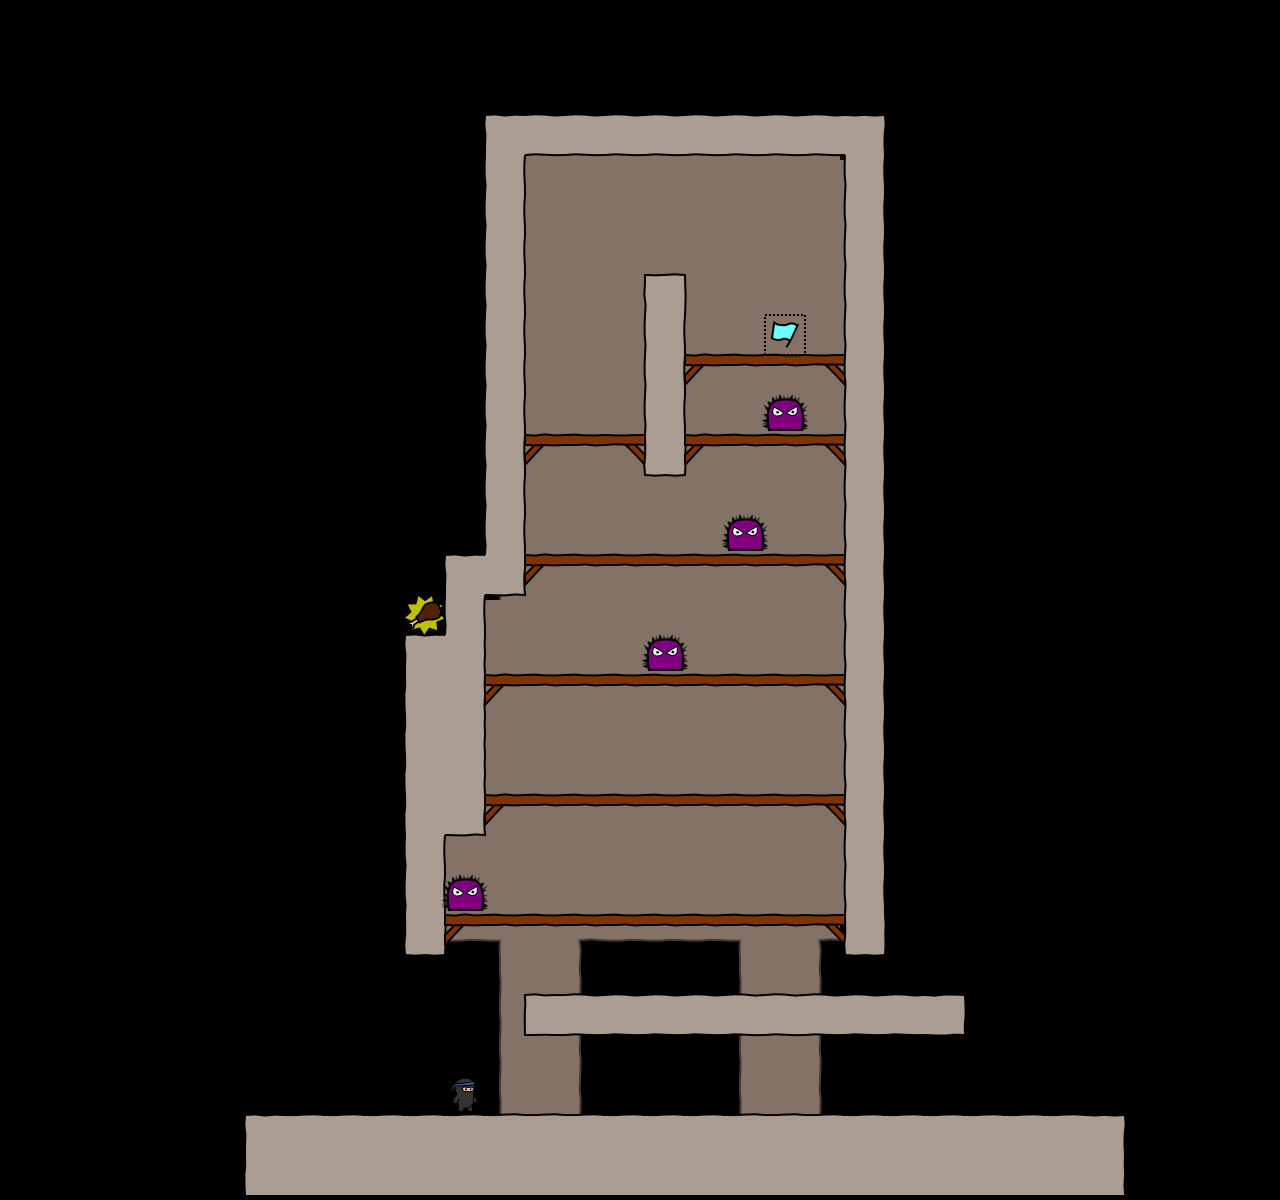

This is a level from a 2D game, rendered from its Tiled map with the project's own tilesets. A one-line summary and the map file follow, with tile-layer data summarised:
An orthogonal 32x30 tile map with 40x40 px tiles, 4 tile layers (bg, walls, objects, fg), 3 tilesets.

<map version="1.0" orientation="orthogonal" width="32" height="30" tilewidth="40" tileheight="40">
 <tileset firstgid="1" name="world1" tilewidth="50" tileheight="50">
  <image source="world1.png" width="400" height="400" />
 </tileset>
 <tileset firstgid="65" name="objectpalette" tilewidth="50" tileheight="50">
  <image source="objectpalette.png" width="400" height="500" />
 </tileset>
 <tileset firstgid="145" name="background" tilewidth="40" tileheight="40">
  <image source="background1.png" width="320" height="600" />
 </tileset>
 <layer name="bg" width="32" height="30">
  <data>[960 cells, 251 non-empty, 7 distinct tile ids]</data>
 </layer>
 <layer name="walls" width="32" height="30">
  <data>[960 cells, 163 non-empty, 16 distinct tile ids]</data>
 </layer>
 <layer name="objects" width="32" height="30">
  <data>[960 cells, 7 non-empty, 4 distinct tile ids]</data>
 </layer>
 <layer name="fg" width="32" height="30">
  <data>[960 cells, 0 non-empty, 0 distinct tile ids]</data>
 </layer>
</map>
